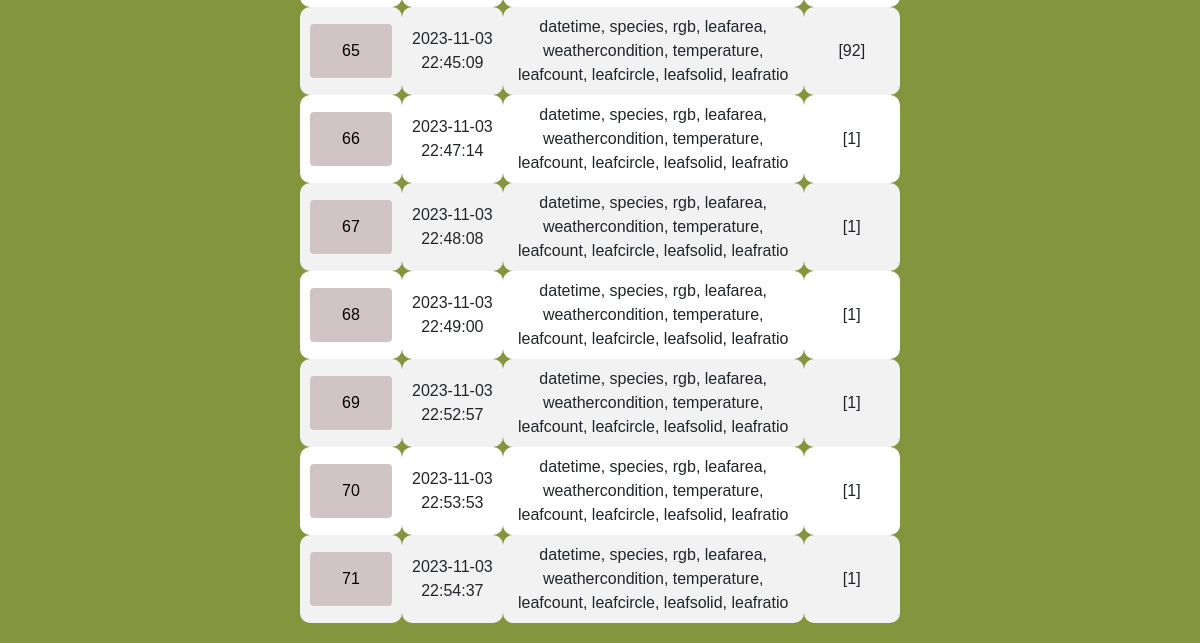
Page /art-entries (lower part) on the earlier database version.
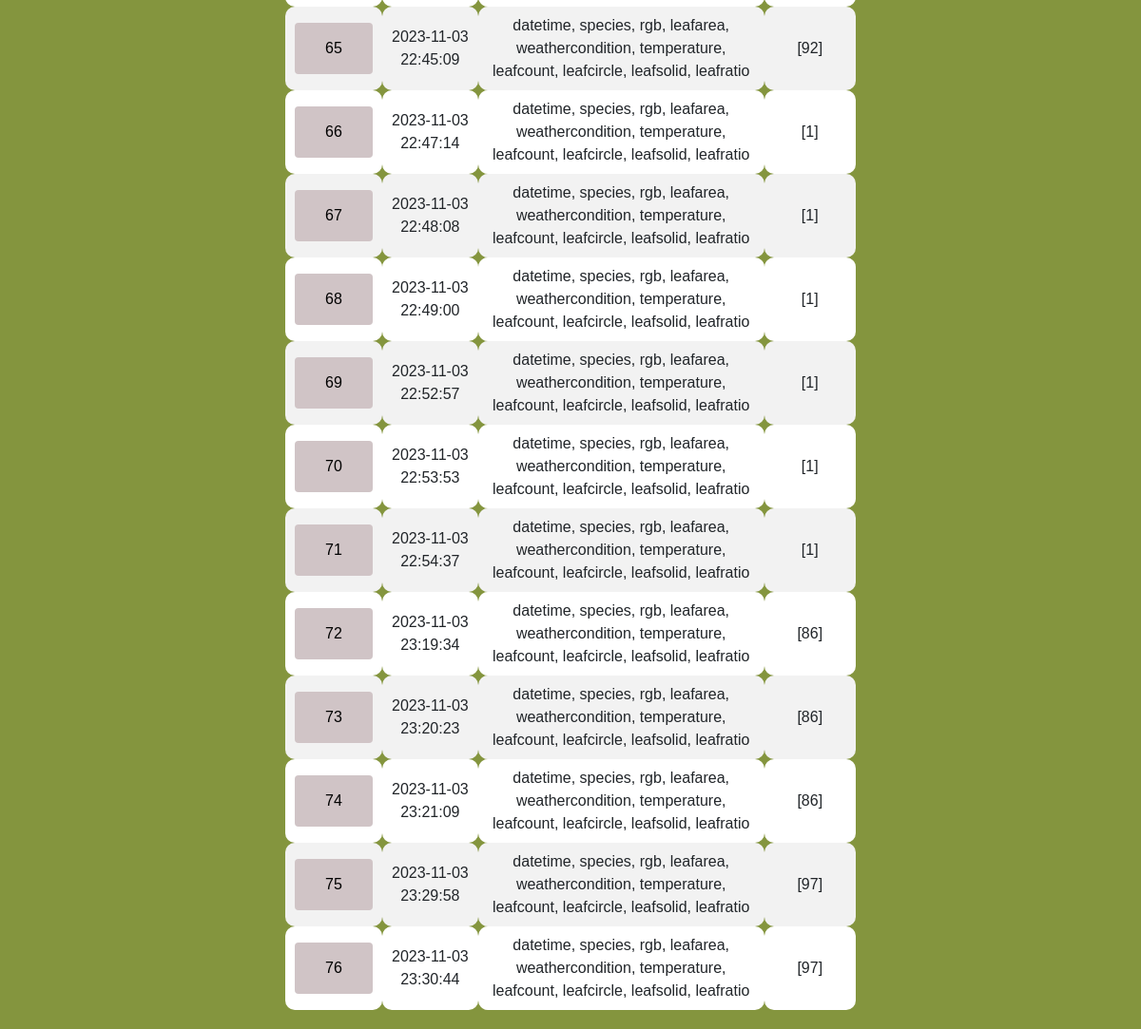
Same page on the later database version.
### tables this page shows
CREATE TABLE aiArt (
        artID INTEGER PRIMARY KEY AUTOINCREMENT,
        artPrompt TEXT,
        artFilePath TEXT,
        artDate datetime,
				artDataTypes TEXT
, artPosPrompt TEXT, artNegPrompt TEXT, seed BIGINT);

### app.py (the view, shortened to what this page needs)
@app.route("/art-entries", methods=["GET", "POST"])
def artEntries():
    entries = database.get_all("aiArt")
    pEntries = [] # pEntries is the plant report entry id (the row id of Report)
    for entry in entries:
        entryRow = database.get_art_entry_row_data(entry[0])
        t = []
        for e in entryRow:
          t.append(e[1])
        pEntries.append(t)
    return render_template(
        "art-entries.html",
        title="Art Entries",
        entries=entries,
        pEntries=pEntries,
        initial_view = 1
    )

### database_interface.py (called while the page is built)
    def get_all(self, table):
        connection = sqlite3.connect("database.db")
        cursor = connection.cursor()
        sql = "SELECT * FROM " + table
        cursor.execute(sql)
        data = cursor.fetchall()
        connection.close()
        if data is not None:
            return data
        return False

    def get_art_entry_row_data(self, artID):
        connection = sqlite3.connect("database.db")
        cursor = connection.cursor()
        sql = "SELECT * FROM aiart_to_entry ate, plantEntries pe WHERE pe.entryID = ate.entryID AND artID = ?"
        cursor.execute(sql, (artID,))
        data = cursor.fetchall()
        connection.close()
        return data

### templates/art-entries.html (shortened to what this page needs)
{% extends 'layout.html' %} {% block content %}
<head>
  <link rel="stylesheet" href="https://cdnjs.cloudflare.com/ajax/libs/toastr.js/latest/toastr.min.css" />
</head>
<body>
  <main>
    {% if view_art %}
    <form class="row gx-3 gy-2 align-items-center" name="form1" method="post">
      <table>
        <tr>
          <th>ID</th>
          <th>Date Created</th>
          <th>Full Prompt</th>
          <th>Positive Prompt</th>
          <th>Negative Prompt</th>
          <th>Data Types</th>
          <th>Plant Report Entry ID</th>
          <th>Image seed</th>
          <th>Image</th>
        </tr>
        <tr>
          <td>{{ view_art }}</td>
          <td>{{ entries[3] }}</td>
          <td>{{ entries[1] }}</td>
          <td>{{ entries[5] }}</td>
          <td>{{ entries[6] }}</td>
          <td>{{ entries[4] }}</td>
          <td>{{ pEntries }}</td>
          <td>{{ entries[7] }}</td>
          <td><img src="{{ entries[2] }}"></td>
        </tr>
      </table>
      {% else %}
      <form class="row gx-3 gy-2 align-items-center" name="arts" method="POST">
        <table>
          {% set i = namespace(value=0) %} {% for entry in entries %}
          <tr>
            <td>
              <form class="col-auto text-center" method="post">
                <button name="art_id" value="{{entry[0]}}" type="submit" class="btn btn-primary">
                  {{ entry[0] }}
                </button>
              </form>
            </td>
            <td>{{ entry[3] }}</td>
            <td>{{ entry[4] }}</td>
            <td>{{ pEntries[i.value] }}</td>
          </tr>
          {% set i.value = i.value + 1 %} {% endfor %}
        </table>
      </form>
      {% endif %}
  </main>
</body>
{% endblock content %}

### templates/layout.html (shortened to what this page needs)
<!DOCTYPE html>
<html lang="en" xmlns="http://www.w3.org/1999/xhtml">
<head>
    <link href="https://cdn.jsdelivr.net/npm/bootstrap@5.1.0/dist/css/bootstrap.min.css" rel="stylesheet"
>
    <link rel="stylesheet" href="https://cdn.jsdelivr.net/npm/bootstrap-icons@1.3.0/font/bootstrap-icons.css">
    <link rel="stylesheet" href="{{url_for('static', filename='custom-style.css')}}">
    <link rel="stylesheet" href="https://cdnjs.cloudflare.com/ajax/libs/toastr.js/latest/toastr.min.css" />
</head>
<body>
    {%block content%}{%endblock content%}
</body>
</html>

### static/custom-style.css (style rules this page uses)
main { margin: auto; margin-top: 20px; }
body { background: #84953E; height: 100vh; justify-content: center; align-items: center; }

### templates/art-entries.html (style rules this page uses)
table { font-family: Arial, Helvetica, sans-serif; border-collapse: collapse; margin-left: auto; margin-right: auto; width: 80%; margin-bottom: 20px; }
tr:nth-child(even) { background-color: #f2f2f2; }
tr:nth-child(odd) { background-color: #ffffff; }
.row { margin-left: auto; margin-right: auto; width: 50%; margin-bottom: 20px; align-self: center; justify-self: auto; display: inline-flexbox; }

Differences in the rows shown:
added aiArt: artID "72", artDate "2023-11-03 23:19:34", artDataTypes "datetime, species, rgb, leafarea, weathercondition, temperature, leafcount, leafcircle, leafsolid, leafratio", pEntries "[86]"
added aiArt: artID "73", artDate "2023-11-03 23:20:23", artDataTypes "datetime, species, rgb, leafarea, weathercondition, temperature, leafcount, leafcircle, leafsolid, leafratio", pEntries "[86]"
added aiArt: artID "74", artDate "2023-11-03 23:21:09", artDataTypes "datetime, species, rgb, leafarea, weathercondition, temperature, leafcount, leafcircle, leafsolid, leafratio", pEntries "[86]"
added aiArt: artID "75", artDate "2023-11-03 23:29:58", artDataTypes "datetime, species, rgb, leafarea, weathercondition, temperature, leafcount, leafcircle, leafsolid, leafratio", pEntries "[97]"
added aiArt: artID "76", artDate "2023-11-03 23:30:44", artDataTypes "datetime, species, rgb, leafarea, weathercondition, temperature, leafcount, leafcircle, leafsolid, leafratio", pEntries "[97]"
